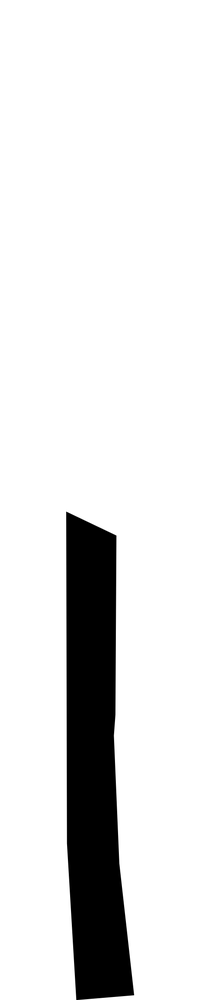
#> input picture designfiles/hb_lower_part.png, 223 x 1000 px, shrunk from 512 x 2297 before the run, found by its file name
$ jupyter execute --allow-errors setup-05-12.ipynb   (shell and % lines are left out)
#> lines starting #> are read from the running program, lines starting #| are printed output that depends on the picture
[cell 1]
import matplotlib.pyplot as plt
import kwant
import numpy as np
import scipy
import scipy.ndimage
import scipy.linalg as la
from types import SimpleNamespace

[cell 2]
designfile = '/users/tkm/kanilmaz/thesis/designfiles/hb_lower_part.png'
#designfile = '/home/nefta/thesis/designfiles/hb_lower_part.png'

[cell 3]
topgate = 1 - scipy.ndimage.imread(designfile, mode='L').T / 255
#> topgate: shape (223, 1000) float64; every value is 1

[cell 4]
plt.imshow(topgate)

[cell 5]
topgate_gauss = scipy.ndimage.gaussian_filter(topgate, 20)
#> topgate_gauss: shape (223, 1000) float64; every value is 1
plt.imshow(topgate_gauss)

[cell 6]
#scattering_region = np.ones(topgate_gauss.shape)
scattering_region = np.fliplr(1 - scipy.ndimage.imread('/users/tkm/kanilmaz/thesis/designfiles/scatteringRegion.png', mode='L').T / 255)
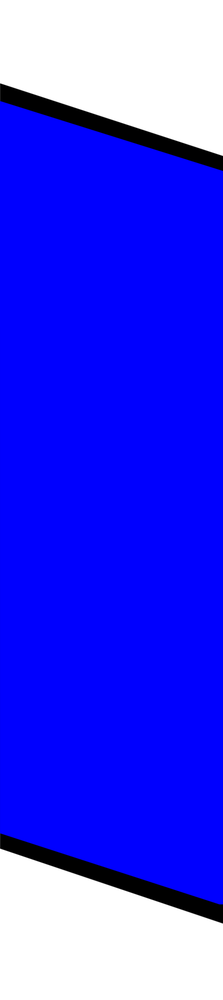
#> input picture designfiles/scatteringRegion.png, 223 x 1000 px, shrunk from 512 x 2297 before the run, found by its file name
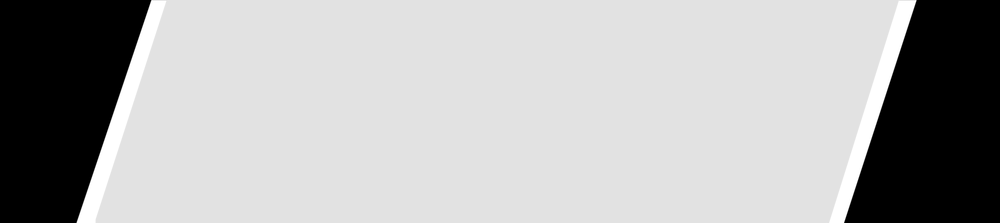
#> scattering_region: shape (223, 1000) float64; min 0, max 1, mean 0.683

[cell 7]
plt.imshow(scattering_region)

[cell 8]
topgate.shape, scattering_region.shape
#> Out = ((223, 1000), (223, 1000))

[cell 9]
delta = 1.0
T = delta / 2
eta = 2.5
gamma = 0.4
at = 5
a = 0.1

#a = 1

#> (a cell that did not finish here is left out)

[cell 11]
potential = scipy.interpolate.RectBivariateSpline(
    x=(a*np.arange(topgate_gauss.shape[0])),
    y=(a*np.arange(topgate_gauss.shape[1])),
    z=topgate_gauss,
    kx=1,
    ky=1,
)

[cell 12]
potential(0,1)
#> Out = [1]

[cell 13]
x = (a*np.arange(topgate_gauss.shape[0]))
#> x = 223 values from 0 to 22.2
y = (a*np.arange(topgate_gauss.shape[1]))
#> y = 1000 values from 0 to 99.9
X, Y = np.meshgrid(x, y)
Z = potential(y, x)
#> Z: shape (1000, 223) float64; every value is 1

[cell 14]
fig, ax = plt.subplots(subplot_kw={'projection': '3d'})
ax.plot_wireframe(X, Y, Z, color='r')
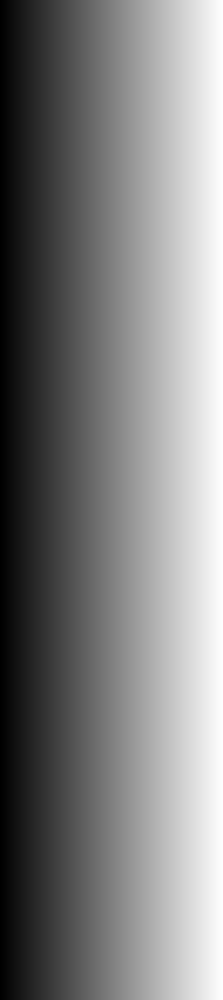
#> X: shape (1000, 223) float64; min 0, max 22.2, mean 11.1; drawn with min black and max white
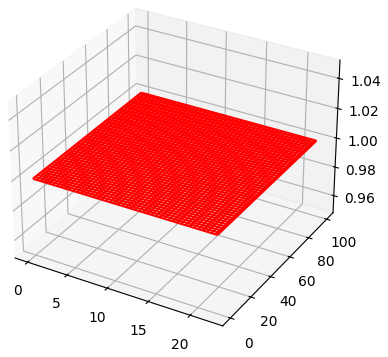
#> figure drawn by matplotlib, 1 panel
